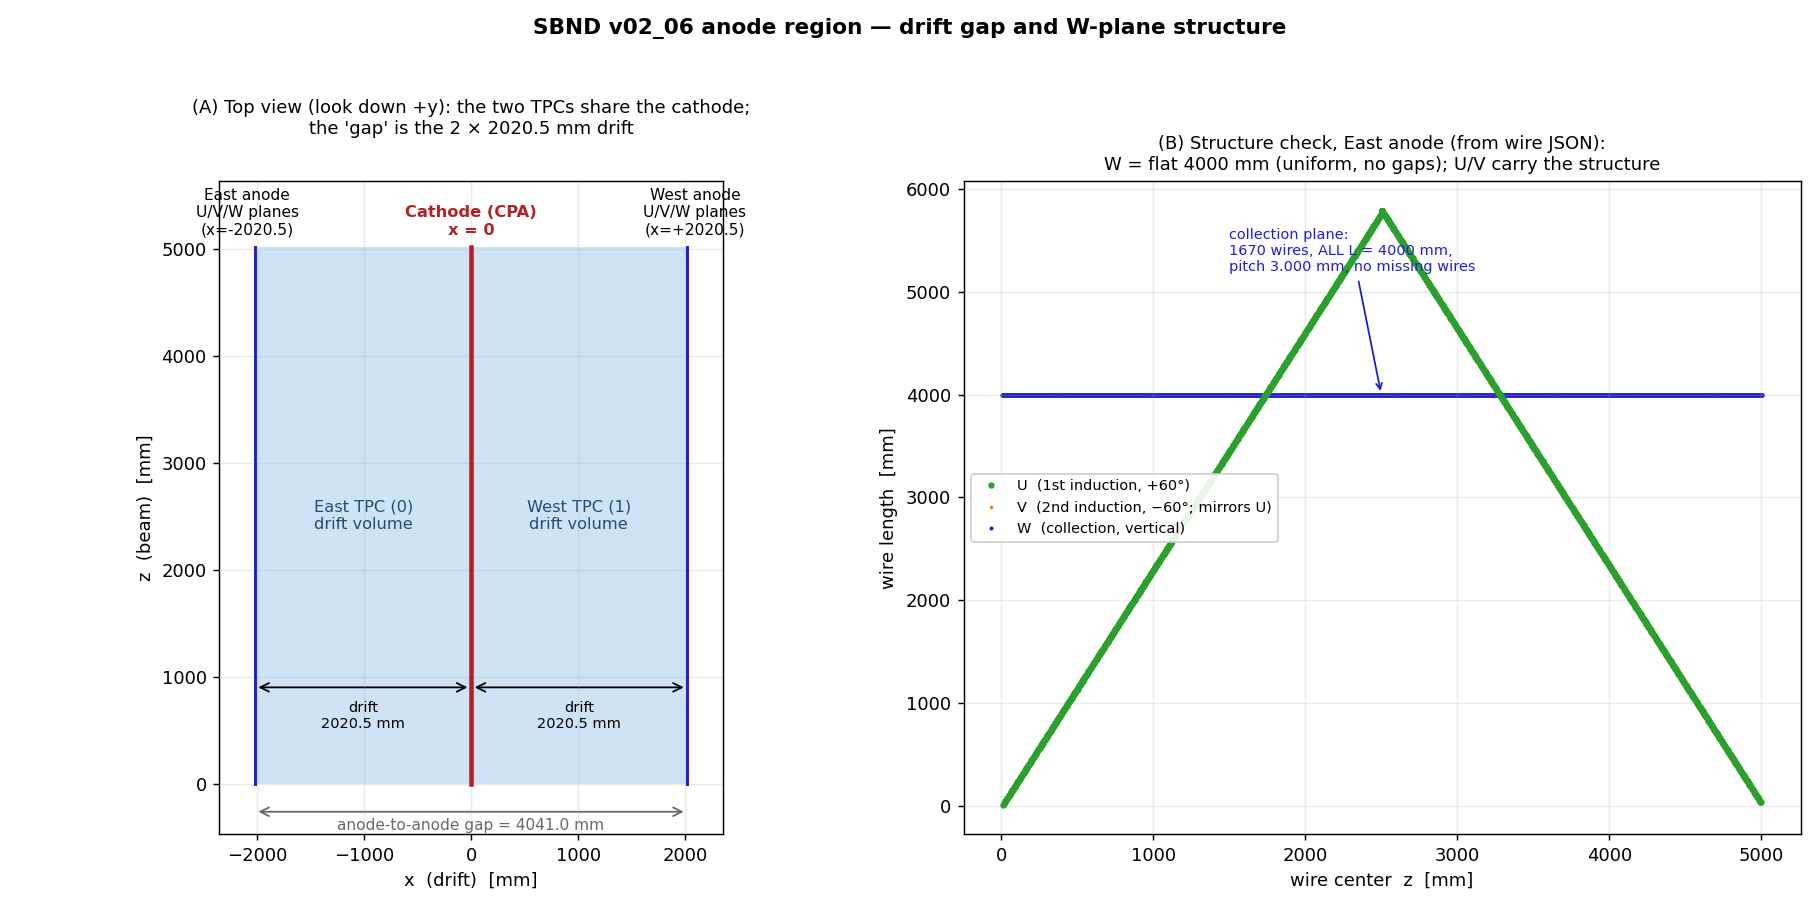

Recreate this plot in Python.
#!/usr/bin/env python3
"""anode_gap_view.py -- labelled drawing of the SBND anode region.

Companion to geoDisplay.C / geoAnode().  The ROOT pad render shows the two
anode planes and the drift gap in 3D, but cannot cleanly label distances or
quantify the wire planes.  This script draws the same thing as a clean,
orthographic, *labelled* schematic and adds a quantitative check of the
collection (W) plane structure.

Two panels:
  (A) Top view (look down +y): drift x horizontal, beam z vertical.  Shows
      West anode | drift | shared cathode (x=0) | drift | East anode, i.e. the
      "gap between the two TPCs".  No wires are drawn -- the planes are the
      bare LAr boxes, exactly as in the no-wires GDML.
  (B) Wire length vs z for the three planes of one anode, from the wire JSON.
      Answers "is there structure along the W plane?": the collection (W)
      plane is a single flat line at L=4000 mm (uniform, no gaps); the U/V
      induction planes carry all the structure (wrapped wires, L=10..5789 mm).

All geometry numbers are taken from sbnd_v02_06_nowires.gdml (see
sbnd_gdml_geometry.md).  Lengths in mm.

Usage:
    python3 anode_gap_view.py            # writes anode_gap_view.png
"""

import json
import math
import os

import matplotlib

matplotlib.use("Agg")
import matplotlib.pyplot as plt
from matplotlib.patches import Rectangle, FancyArrowPatch

HERE = os.path.dirname(os.path.abspath(__file__))
JSON = os.path.join(HERE, "sbnd-wires-geometry-v0206.json")

# --- geometry constants (cryostat frame; x identical in both frames) --------
# Wire-plane x positions (mm), drift order 0=closest to cathode .. 2=collection
EAST_X = {"U": -2014.5, "V": -2017.5, "W": -2020.5}   # ident 0,1,2
WEST_X = {"U": +2014.5, "V": +2017.5, "W": +2020.5}
CATHODE_X = 0.0
ACTIVE_HALF_X = 2013.0          # active LAr dx
DRIFT = 2020.5                  # cathode -> collection plane
Z_LO, Z_HI = 0.0, 5010.0        # active z span (J frame); planes are 5013 long


def load_plane_lengths():
    """Return {plane_ident: [(z_center, length), ...]} for anode 0 (East)."""
    store = json.load(open(JSON))["Store"]
    pts = [p["Point"] for p in store["points"]]
    wires = [w["Wire"] for w in store["wires"]]
    planes = [p["Plane"] for p in store["planes"]]
    out = {}
    for ident in (0, 1, 2):
        rows = []
        for wid in planes[ident]["wires"]:
            w = wires[wid]
            h, t = pts[w["head"]], pts[w["tail"]]
            L = math.dist((h["x"], h["y"], h["z"]), (t["x"], t["y"], t["z"]))
            rows.append(((h["z"] + t["z"]) / 2.0, L))
        out[ident] = sorted(rows)
    return out


def draw_topview(ax):
    # active drift volumes (shaded) ----------------------------------------
    ax.add_patch(Rectangle((-ACTIVE_HALF_X, Z_LO), ACTIVE_HALF_X, Z_HI - Z_LO,
                           facecolor="#cfe3f7", edgecolor="none", zorder=1))
    ax.add_patch(Rectangle((0, Z_LO), ACTIVE_HALF_X, Z_HI - Z_LO,
                           facecolor="#cfe3f7", edgecolor="none", zorder=1))
    ax.text(-ACTIVE_HALF_X / 2, Z_HI * 0.5, "East TPC (0)\ndrift volume",
            ha="center", va="center", fontsize=9, color="#1f4e79")
    ax.text(+ACTIVE_HALF_X / 2, Z_HI * 0.5, "West TPC (1)\ndrift volume",
            ha="center", va="center", fontsize=9, color="#1f4e79")

    # cathode --------------------------------------------------------------
    ax.plot([0, 0], [Z_LO, Z_HI], color="firebrick", lw=2.5, zorder=4)
    ax.text(0, Z_HI + 90, "Cathode (CPA)\nx = 0", ha="center", va="bottom",
            fontsize=9, color="firebrick", fontweight="bold")

    # anode planes (3 per side; no wires -- just the plane boxes) -----------
    for side, xmap, lab in ((-1, EAST_X, "East anode"), (1, WEST_X, "West anode")):
        for role, col in (("U", "#2ca02c"), ("V", "#ff7f0e"), ("W", "#1f1fcf")):
            x = xmap[role]
            ax.plot([x, x], [Z_LO, Z_HI], color=col, lw=1.6, zorder=3)
        ax.text(side * (DRIFT + 70), Z_HI + 90,
                f"{lab}\nU/V/W planes\n(x={xmap['W']:+.1f})",
                ha="center", va="bottom", fontsize=8.5)

    # drift-distance annotations ------------------------------------------
    yA = Z_HI * 0.18
    for sgn in (-1, 1):
        ax.add_patch(FancyArrowPatch((0, yA), (sgn * DRIFT, yA),
                     arrowstyle="<->", mutation_scale=12, color="black", lw=1.0))
        ax.text(sgn * DRIFT / 2, yA - 130, f"drift\n{DRIFT:.1f} mm",
                ha="center", va="top", fontsize=8)
    # anode-to-anode total
    yB = -260
    ax.add_patch(FancyArrowPatch((-DRIFT, yB), (DRIFT, yB),
                 arrowstyle="<->", mutation_scale=12, color="dimgray", lw=1.0))
    ax.text(0, yB - 60, f"anode-to-anode gap = {2*DRIFT:.1f} mm",
            ha="center", va="top", fontsize=8.5, color="dimgray")

    ax.set_xlim(-2350, 2350)
    ax.set_ylim(-470, Z_HI + 620)
    ax.set_xlabel("x  (drift)  [mm]")
    ax.set_ylabel("z  (beam)  [mm]")
    ax.set_title("(A) Top view (look down +y): the two TPCs share the cathode;\n"
                 "the 'gap' is the 2 × 2020.5 mm drift",
                 fontsize=10, pad=26)
    ax.set_aspect("equal")
    ax.grid(alpha=0.25)


def draw_wplane_check(ax, lengths):
    names = {0: ("U  (1st induction, +60°)", "#2ca02c", 5.0),
             1: ("V  (2nd induction, −60°; mirrors U)", "#ff7f0e", 2.0),
             2: ("W  (collection, vertical)", "#1f1fcf", 2.5)}
    for ident in (0, 1, 2):
        zs = [z for z, _ in lengths[ident]]
        Ls = [L for _, L in lengths[ident]]
        lab, col, ms = names[ident]
        ax.plot(zs, Ls, ".", ms=ms, color=col, label=lab, zorder=3 - ident)
    ax.set_xlabel("wire center  z  [mm]")
    ax.set_ylabel("wire length  [mm]")
    ax.set_title("(B) Structure check, East anode (from wire JSON):\n"
                 "W = flat 4000 mm (uniform, no gaps); U/V carry the structure",
                 fontsize=10)
    ax.legend(loc="center left", fontsize=8, framealpha=0.9)
    ax.grid(alpha=0.25)
    ax.annotate("collection plane:\n1670 wires, ALL L = 4000 mm,\n"
                "pitch 3.000 mm, no missing wires",
                xy=(2500, 4000), xytext=(1500, 5200), fontsize=8,
                color="#1f1fcf",
                arrowprops=dict(arrowstyle="->", color="#1f1fcf"))


def main():
    lengths = load_plane_lengths()
    fig, (a1, a2) = plt.subplots(1, 2, figsize=(14, 7))
    draw_topview(a1)
    draw_wplane_check(a2, lengths)
    fig.suptitle("SBND v02_06 anode region — drift gap and W-plane structure",
                 fontsize=12, fontweight="bold")
    fig.tight_layout(rect=(0, 0, 1, 0.96))
    out = os.path.join(HERE, "anode_gap_view.png")
    fig.savefig(out, dpi=130)
    print("wrote", out)


if __name__ == "__main__":
    main()
